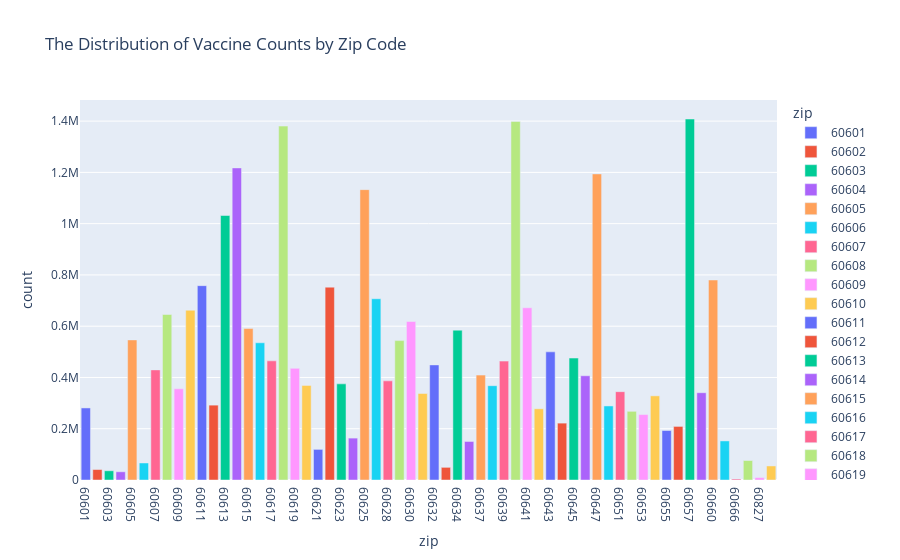

The notebook cell this image was saved under:
### Code cell
df1=df.groupby('zip')['count'].sum().reset_index()
fig=px.bar(df1, x='zip', y='count', color='zip', title='The Distribution of Vaccine Counts by Zip Code')
fig.show()

### Figure 1 — Plotly figure (JSON) as saved in the notebook; plotly's stock layout.template omitted (floating-point values rounded to 4 significant figures)
{"data": [{"alignmentgroup": "True", "hovertemplate": "zip=%{x}<br>count=%{y}<extra></extra>", "legendgroup": "60601", "marker": {"color": "#636efa", "pattern": {"shape": ""}}, "name": "60601", "offsetgroup": "60601", "orientation": "v", "showlegend": true, "textposition": "auto", "type": "bar", "x": ["60601"], "xaxis": "x", "y": [281095], "yaxis": "y"}, {"alignmentgroup": "True", "hovertemplate": "zip=%{x}<br>count=%{y}<extra></extra>", "legendgroup": "60602", "marker": {"color": "#EF553B", "pattern": {"shape": ""}}, "name": "60602", "offsetgroup": "60602", "orientation": "v", "showlegend": true, "textposition": "auto", "type": "bar", "x": ["60602"], "xaxis": "x", "y": [40884], "yaxis": "y"}, {"alignmentgroup": "True", "hovertemplate": "zip=%{x}<br>count=%{y}<extra></extra>", "legendgroup": "60603", "marker": {"color": "#00cc96", "pattern": {"shape": ""}}, "name": "60603", "offsetgroup": "60603", "orientation": "v", "showlegend": true, "textposition": "auto", "type": "bar", "x": ["60603"], "xaxis": "x", "y": [36062], "yaxis": "y"}, {"alignmentgroup": "True", "hovertemplate": "zip=%{x}<br>count=%{y}<extra></extra>", "legendgroup": "60604", "marker": {"color": "#ab63fa", "pattern": {"shape": ""}}, "name": "60604", "offsetgroup": "60604", "orientation": "v", "showlegend": true, "textposition": "auto", "type": "bar", "x": ["60604"], "xaxis": "x", "y": [32121], "yaxis": "y"}, {"alignmentgroup": "True", "hovertemplate": "zip=%{x}<br>count=%{y}<extra></extra>", "legendgroup": "60605", "marker": {"color": "#FFA15A", "pattern": {"shape": ""}}, "name": "60605", "offsetgroup": "60605", "orientation": "v", "showlegend": true, "textposition": "auto", "type": "bar", "x": ["60605"], "xaxis": "x", "y": [546475], "yaxis": "y"}, {"alignmentgroup": "True", "hovertemplate": "zip=%{x}<br>count=%{y}<extra></extra>", "legendgroup": "60606", "marker": {"color": "#19d3f3", "pattern": {"shape": ""}}, "name": "60606", "offsetgroup": "60606", "orientation": "v", "showlegend": true, "textposition": "auto", "type": "bar", "x": ["60606"], "xaxis": "x", "y": [66422], "yaxis": "y"}, {"alignmentgroup": "True", "hovertemplate": "zip=%{x}<br>count=%{y}<extra></extra>", "legendgroup": "60607", "marker": {"color": "#FF6692", "pattern": {"shape": ""}}, "name": "60607", "offsetgroup": "60607", "orientation": "v", "showlegend": true, "textposition": "auto", "type": "bar", "x": ["60607"], "xaxis": "x", "y": [429567], "yaxis": "y"}, {"alignmentgroup": "True", "hovertemplate": "zip=%{x}<br>count=%{y}<extra></extra>", "legendgroup": "60608", "marker": {"color": "#B6E880", "pattern": {"shape": ""}}, "name": "60608", "offsetgroup": "60608", "orientation": "v", "showlegend": true, "textposition": "auto", "type": "bar", "x": ["60608"], "xaxis": "x", "y": [645616], "yaxis": "y"}, {"alignmentgroup": "True", "hovertemplate": "zip=%{x}<br>count=%{y}<extra></extra>", "legendgroup": "60609", "marker": {"color": "#FF97FF", "pattern": {"shape": ""}}, "name": "60609", "offsetgroup": "60609", "orientation": "v", "showlegend": true, "textposition": "auto", "type": "bar", "x": ["60609"], "xaxis": "x", "y": [355733], "yaxis": "y"}, {"alignmentgroup": "True", "hovertemplate": "zip=%{x}<br>count=%{y}<extra></extra>", "legendgroup": "60610", "marker": {"color": "#FECB52", "pattern": {"shape": ""}}, "name": "60610", "offsetgroup": "60610", "orientation": "v", "showlegend": true, "textposition": "auto", "type": "bar", "x": ["60610"], "xaxis": "x", "y": [662261], "yaxis": "y"}, {"alignmentgroup": "True", "hovertemplate": "zip=%{x}<br>count=%{y}<extra></extra>", "legendgroup": "60611", "marker": {"color": "#636efa", "pattern": {"shape": ""}}, "name": "60611", "offsetgroup": "60611", "orientation": "v", "showlegend": true, "textposition": "auto", "type": "bar", "x": ["60611"], "xaxis": "x", "y": [758124], "yaxis": "y"}, {"alignmentgroup": "True", "hovertemplate": "zip=%{x}<br>count=%{y}<extra></extra>", "legendgroup": "60612", "marker": {"color": "#EF553B", "pattern": {"shape": ""}}, "name": "60612", "offsetgroup": "60612", "orientation": "v", "showlegend": true, "textposition": "auto", "type": "bar", "x": ["60612"], "xaxis": "x", "y": [292045], "yaxis": "y"}, {"alignmentgroup": "True", "hovertemplate": "zip=%{x}<br>count=%{y}<extra></extra>", "legendgroup": "60613", "marker": {"color": "#00cc96", "pattern": {"shape": ""}}, "name": "60613", "offsetgroup": "60613", "orientation": "v", "showlegend": true, "textposition": "auto", "type": "bar", "x": ["60613"], "xaxis": "x", "y": [1031824], "yaxis": "y"}, {"alignmentgroup": "True", "hovertemplate": "zip=%{x}<br>count=%{y}<extra></extra>", "legendgroup": "60614", "marker": {"color": "#ab63fa", "pattern": {"shape": ""}}, "name": "60614", "offsetgroup": "60614", "orientation": "v", "showlegend": true, "textposition": "auto", "type": "bar", "x": ["60614"], "xaxis": "x", "y": [1217450], "yaxis": "y"}, {"alignmentgroup": "True", "hovertemplate": "zip=%{x}<br>count=%{y}<extra></extra>", "legendgroup": "60615", "marker": {"color": "#FFA15A", "pattern": {"shape": ""}}, "name": "60615", "offsetgroup": "60615", "orientation": "v", "showlegend": true, "textposition": "auto", "type": "bar", "x": ["60615"], "xaxis": "x", "y": [590753], "yaxis": "y"}, {"alignmentgroup": "True", "hovertemplate": "zip=%{x}<br>count=%{y}<extra></extra>", "legendgroup": "60616", "marker": {"color": "#19d3f3", "pattern": {"shape": ""}}, "name": "60616", "offsetgroup": "60616", "orientation": "v", "showlegend": true, "textposition": "auto", "type": "bar", "x": ["60616"], "xaxis": "x", "y": [535321], "yaxis": "y"}, {"alignmentgroup": "True", "hovertemplate": "zip=%{x}<br>count=%{y}<extra></extra>", "legendgroup": "60617", "marker": {"color": "#FF6692", "pattern": {"shape": ""}}, "name": "60617", "offsetgroup": "60617", "orientation": "v", "showlegend": true, "textposition": "auto", "type": "bar", "x": ["60617"], "xaxis": "x", "y": [464803], "yaxis": "y"}, {"alignmentgroup": "True", "hovertemplate": "zip=%{x}<br>count=%{y}<extra></extra>", "legendgroup": "60618", "marker": {"color": "#B6E880", "pattern": {"shape": ""}}, "name": "60618", "offsetgroup": "60618", "orientation": "v", "showlegend": true, "textposition": "auto", "type": "bar", "x": ["60618"], "xaxis": "x", "y": [1380679], "yaxis": "y"}, {"alignmentgroup": "True", "hovertemplate": "zip=%{x}<br>count=%{y}<extra></extra>", "legendgroup": "60619", "marker": {"color": "#FF97FF", "pattern": {"shape": ""}}, "name": "60619", "offsetgroup": "60619", "orientation": "v", "showlegend": true, "textposition": "auto", "type": "bar", "x": ["60619"], "xaxis": "x", "y": [435451], "yaxis": "y"}, {"alignmentgroup": "True", "hovertemplate": "zip=%{x}<br>count=%{y}<extra></extra>", "legendgroup": "60620", "marker": {"color": "#FECB52", "pattern": {"shape": ""}}, "name": "60620", "offsetgroup": "60620", "orientation": "v", "showlegend": true, "textposition": "auto", "type": "bar", "x": ["60620"], "xaxis": "x", "y": [369126], "yaxis": "y"}, {"alignmentgroup": "True", "hovertemplate": "zip=%{x}<br>count=%{y}<extra></extra>", "legendgroup": "60621", "marker": {"color": "#636efa", "pattern": {"shape": ""}}, "name": "60621", "offsetgroup": "60621", "orientation": "v", "showlegend": true, "textposition": "auto", "type": "bar", "x": ["60621"], "xaxis": "x", "y": [119459], "yaxis": "y"}, {"alignmentgroup": "True", "hovertemplate": "zip=%{x}<br>count=%{y}<extra></extra>", "legendgroup": "60622", "marker": {"color": "#EF553B", "pattern": {"shape": ""}}, "name": "60622", "offsetgroup": "60622", "orientation": "v", "showlegend": true, "textposition": "auto", "type": "bar", "x": ["60622"], "xaxis": "x", "y": [752245], "yaxis": "y"}, {"alignmentgroup": "True", "hovertemplate": "zip=%{x}<br>count=%{y}<extra></extra>", "legendgroup": "60623", "marker": {"color": "#00cc96", "pattern": {"shape": ""}}, "name": "60623", "offsetgroup": "60623", "orientation": "v", "showlegend": true, "textposition": "auto", "type": "bar", "x": ["60623"], "xaxis": "x", "y": [375040], "yaxis": "y"}, {"alignmentgroup": "True", "hovertemplate": "zip=%{x}<br>count=%{y}<extra></extra>", "legendgroup": "60624", "marker": {"color": "#ab63fa", "pattern": {"shape": ""}}, "name": "60624", "offsetgroup": "60624", "orientation": "v", "showlegend": true, "textposition": "auto", "type": "bar", "x": ["60624"], "xaxis": "x", "y": [163470], "yaxis": "y"}, {"alignmentgroup": "True", "hovertemplate": "zip=%{x}<br>count=%{y}<extra></extra>", "legendgroup": "60625", "marker": {"color": "#FFA15A", "pattern": {"shape": ""}}, "name": "60625", "offsetgroup": "60625", "orientation": "v", "showlegend": true, "textposition": "auto", "type": "bar", "x": ["60625"], "xaxis": "x", "y": [1132699], "yaxis": "y"}, {"alignmentgroup": "True", "hovertemplate": "zip=%{x}<br>count=%{y}<extra></extra>", "legendgroup": "60626", "marker": {"color": "#19d3f3", "pattern": {"shape": ""}}, "name": "60626", "offsetgroup": "60626", "orientation": "v", "showlegend": true, "textposition": "auto", "type": "bar", "x": ["60626"], "xaxis": "x", "y": [707090], "yaxis": "y"}, {"alignmentgroup": "True", "hovertemplate": "zip=%{x}<br>count=%{y}<extra></extra>", "legendgroup": "60628", "marker": {"color": "#FF6692", "pattern": {"shape": ""}}, "name": "60628", "offsetgroup": "60628", "orientation": "v", "showlegend": true, "textposition": "auto", "type": "bar", "x": ["60628"], "xaxis": "x", "y": [386726], "yaxis": "y"}, {"alignmentgroup": "True", "hovertemplate": "zip=%{x}<br>count=%{y}<extra></extra>", "legendgroup": "60629", "marker": {"color": "#B6E880", "pattern": {"shape": ""}}, "name": "60629", "offsetgroup": "60629", "orientation": "v", "showlegend": true, "textposition": "auto", "type": "bar", "x": ["60629"], "xaxis": "x", "y": [543788], "yaxis": "y"}, {"alignmentgroup": "True", "hovertemplate": "zip=%{x}<br>count=%{y}<extra></extra>", "legendgroup": "60630", "marker": {"color": "#FF97FF", "pattern": {"shape": ""}}, "name": "60630", "offsetgroup": "60630", "orientation": "v", "showlegend": true, "textposition": "auto", "type": "bar", "x": ["60630"], "xaxis": "x", "y": [618356], "yaxis": "y"}, {"alignmentgroup": "True", "hovertemplate": "zip=%{x}<br>count=%{y}<extra></extra>", "legendgroup": "60631", "marker": {"color": "#FECB52", "pattern": {"shape": ""}}, "name": "60631", "offsetgroup": "60631", "orientation": "v", "showlegend": true, "textposition": "auto", "type": "bar", "x": ["60631"], "xaxis": "x", "y": [337479], "yaxis": "y"}, {"alignmentgroup": "True", "hovertemplate": "zip=%{x}<br>count=%{y}<extra></extra>", "legendgroup": "60632", "marker": {"color": "#636efa", "pattern": {"shape": ""}}, "name": "60632", "offsetgroup": "60632", "orientation": "v", "showlegend": true, "textposition": "auto", "type": "bar", "x": ["60632"], "xaxis": "x", "y": [449018], "yaxis": "y"}, {"alignmentgroup": "True", "hovertemplate": "zip=%{x}<br>count=%{y}<extra></extra>", "legendgroup": "60633", "marker": {"color": "#EF553B", "pattern": {"shape": ""}}, "name": "60633", "offsetgroup": "60633", "orientation": "v", "showlegend": true, "textposition": "auto", "type": "bar", "x": ["60633"], "xaxis": "x", "y": [49389], "yaxis": "y"}, {"alignmentgroup": "True", "hovertemplate": "zip=%{x}<br>count=%{y}<extra></extra>", "legendgroup": "60634", "marker": {"color": "#00cc96", "pattern": {"shape": ""}}, "name": "60634", "offsetgroup": "60634", "orientation": "v", "showlegend": true, "textposition": "auto", "type": "bar", "x": ["60634"], "xaxis": "x", "y": [584566], "yaxis": "y"}, {"alignmentgroup": "True", "hovertemplate": "zip=%{x}<br>count=%{y}<extra></extra>", "legendgroup": "60636", "marker": {"color": "#ab63fa", "pattern": {"shape": ""}}, "name": "60636", "offsetgroup": "60636", "orientation": "v", "showlegend": true, "textposition": "auto", "type": "bar", "x": ["60636"], "xaxis": "x", "y": [150265], "yaxis": "y"}, {"alignmentgroup": "True", "hovertemplate": "zip=%{x}<br>count=%{y}<extra></extra>", "legendgroup": "60637", "marker": {"color": "#FFA15A", "pattern": {"shape": ""}}, "name": "60637", "offsetgroup": "60637", "orientation": "v", "showlegend": true, "textposition": "auto", "type": "bar", "x": ["60637"], "xaxis": "x", "y": [409199], "yaxis": "y"}, {"alignmentgroup": "True", "hovertemplate": "zip=%{x}<br>count=%{y}<extra></extra>", "legendgroup": "60638", "marker": {"color": "#19d3f3", "pattern": {"shape": ""}}, "name": "60638", "offsetgroup": "60638", "orientation": "v", "showlegend": true, "textposition": "auto", "type": "bar", "x": ["60638"], "xaxis": "x", "y": [367847], "yaxis": "y"}, {"alignmentgroup": "True", "hovertemplate": "zip=%{x}<br>count=%{y}<extra></extra>", "legendgroup": "60639", "marker": {"color": "#FF6692", "pattern": {"shape": ""}}, "name": "60639", "offsetgroup": "60639", "orientation": "v", "showlegend": true, "textposition": "auto", "type": "bar", "x": ["60639"], "xaxis": "x", "y": [463789], "yaxis": "y"}, {"alignmentgroup": "True", "hovertemplate": "zip=%{x}<br>count=%{y}<extra></extra>", "legendgroup": "60640", "marker": {"color": "#B6E880", "pattern": {"shape": ""}}, "name": "60640", "offsetgroup": "60640", "orientation": "v", "showlegend": true, "textposition": "auto", "type": "bar", "x": ["60640"], "xaxis": "x", "y": [1398616], "yaxis": "y"}, {"alignmentgroup": "True", "hovertemplate": "zip=%{x}<br>count=%{y}<extra></extra>", "legendgroup": "60641", "marker": {"color": "#FF97FF", "pattern": {"shape": ""}}, "name": "60641", "offsetgroup": "60641", "orientation": "v", "showlegend": true, "textposition": "auto", "type": "bar", "x": ["60641"], "xaxis": "x", "y": [671835], "yaxis": "y"}, {"alignmentgroup": "True", "hovertemplate": "zip=%{x}<br>count=%{y}<extra></extra>", "legendgroup": "60642", "marker": {"color": "#FECB52", "pattern": {"shape": ""}}, "name": "60642", "offsetgroup": "60642", "orientation": "v", "showlegend": true, "textposition": "auto", "type": "bar", "x": ["60642"], "xaxis": "x", "y": [277792], "yaxis": "y"}, {"alignmentgroup": "True", "hovertemplate": "zip=%{x}<br>count=%{y}<extra></extra>", "legendgroup": "60643", "marker": {"color": "#636efa", "pattern": {"shape": ""}}, "name": "60643", "offsetgroup": "60643", "orientation": "v", "showlegend": true, "textposition": "auto", "type": "bar", "x": ["60643"], "xaxis": "x", "y": [499905], "yaxis": "y"}, {"alignmentgroup": "True", "hovertemplate": "zip=%{x}<br>count=%{y}<extra></extra>", "legendgroup": "60644", "marker": {"color": "#EF553B", "pattern": {"shape": ""}}, "name": "60644", "offsetgroup": "60644", "orientation": "v", "showlegend": true, "textposition": "auto", "type": "bar", "x": ["60644"], "xaxis": "x", "y": [221906], "yaxis": "y"}, {"alignmentgroup": "True", "hovertemplate": "zip=%{x}<br>count=%{y}<extra></extra>", "legendgroup": "60645", "marker": {"color": "#00cc96", "pattern": {"shape": ""}}, "name": "60645", "offsetgroup": "60645", "orientation": "v", "showlegend": true, "textposition": "auto", "type": "bar", "x": ["60645"], "xaxis": "x", "y": [475703], "yaxis": "y"}, {"alignmentgroup": "True", "hovertemplate": "zip=%{x}<br>count=%{y}<extra></extra>", "legendgroup": "60646", "marker": {"color": "#ab63fa", "pattern": {"shape": ""}}, "name": "60646", "offsetgroup": "60646", "orientation": "v", "showlegend": true, "textposition": "auto", "type": "bar", "x": ["60646"], "xaxis": "x", "y": [406591], "yaxis": "y"}, {"alignmentgroup": "True", "hovertemplate": "zip=%{x}<br>count=%{y}<extra></extra>", "legendgroup": "60647", "marker": {"color": "#FFA15A", "pattern": {"shape": ""}}, "name": "60647", "offsetgroup": "60647", "orientation": "v", "showlegend": true, "textposition": "auto", "type": "bar", "x": ["60647"], "xaxis": "x", "y": [1194063], "yaxis": "y"}, {"alignmentgroup": "True", "hovertemplate": "zip=%{x}<br>count=%{y}<extra></extra>", "legendgroup": "60649", "marker": {"color": "#19d3f3", "pattern": {"shape": ""}}, "name": "60649", "offsetgroup": "60649", "orientation": "v", "showlegend": true, "textposition": "auto", "type": "bar", "x": ["60649"], "xaxis": "x", "y": [288891], "yaxis": "y"}, {"alignmentgroup": "True", "hovertemplate": "zip=%{x}<br>count=%{y}<extra></extra>", "legendgroup": "60651", "marker": {"color": "#FF6692", "pattern": {"shape": ""}}, "name": "60651", "offsetgroup": "60651", "orientation": "v", "showlegend": true, "textposition": "auto", "type": "bar", "x": ["60651"], "xaxis": "x", "y": [344578], "yaxis": "y"}, {"alignmentgroup": "True", "hovertemplate": "zip=%{x}<br>count=%{y}<extra></extra>", "legendgroup": "60652", "marker": {"color": "#B6E880", "pattern": {"shape": ""}}, "name": "60652", "offsetgroup": "60652", "orientation": "v", "showlegend": true, "textposition": "auto", "type": "bar", "x": ["60652"], "xaxis": "x", "y": [267959], "yaxis": "y"}, {"alignmentgroup": "True", "hovertemplate": "zip=%{x}<br>count=%{y}<extra></extra>", "legendgroup": "60653", "marker": {"color": "#FF97FF", "pattern": {"shape": ""}}, "name": "60653", "offsetgroup": "60653", "orientation": "v", "showlegend": true, "textposition": "auto", "type": "bar", "x": ["60653"], "xaxis": "x", "y": [255347], "yaxis": "y"}, {"alignmentgroup": "True", "hovertemplate": "zip=%{x}<br>count=%{y}<extra></extra>", "legendgroup": "60654", "marker": {"color": "#FECB52", "pattern": {"shape": ""}}, "name": "60654", "offsetgroup": "60654", "orientation": "v", "showlegend": true, "textposition": "auto", "type": "bar", "x": ["60654"], "xaxis": "x", "y": [328271], "yaxis": "y"}, {"alignmentgroup": "True", "hovertemplate": "zip=%{x}<br>count=%{y}<extra></extra>", "legendgroup": "60655", "marker": {"color": "#636efa", "pattern": {"shape": ""}}, "name": "60655", "offsetgroup": "60655", "orientation": "v", "showlegend": true, "textposition": "auto", "type": "bar", "x": ["60655"], "xaxis": "x", "y": [193011], "yaxis": "y"}, {"alignmentgroup": "True", "hovertemplate": "zip=%{x}<br>count=%{y}<extra></extra>", "legendgroup": "60656", "marker": {"color": "#EF553B", "pattern": {"shape": ""}}, "name": "60656", "offsetgroup": "60656", "orientation": "v", "showlegend": true, "textposition": "auto", "type": "bar", "x": ["60656"], "xaxis": "x", "y": [209026], "yaxis": "y"}, {"alignmentgroup": "True", "hovertemplate": "zip=%{x}<br>count=%{y}<extra></extra>", "legendgroup": "60657", "marker": {"color": "#00cc96", "pattern": {"shape": ""}}, "name": "60657", "offsetgroup": "60657", "orientation": "v", "showlegend": true, "textposition": "auto", "type": "bar", "x": ["60657"], "xaxis": "x", "y": [1408250], "yaxis": "y"}, {"alignmentgroup": "True", "hovertemplate": "zip=%{x}<br>count=%{y}<extra></extra>", "legendgroup": "60659", "marker": {"color": "#ab63fa", "pattern": {"shape": ""}}, "name": "60659", "offsetgroup": "60659", "orientation": "v", "showlegend": true, "textposition": "auto", "type": "bar", "x": ["60659"], "xaxis": "x", "y": [340525], "yaxis": "y"}, {"alignmentgroup": "True", "hovertemplate": "zip=%{x}<br>count=%{y}<extra></extra>", "legendgroup": "60660", "marker": {"color": "#FFA15A", "pattern": {"shape": ""}}, "name": "60660", "offsetgroup": "60660", "orientation": "v", "showlegend": true, "textposition": "auto", "type": "bar", "x": ["60660"], "xaxis": "x", "y": [780157], "yaxis": "y"}, {"alignmentgroup": "True", "hovertemplate": "zip=%{x}<br>count=%{y}<extra></extra>", "legendgroup": "60661", "marker": {"color": "#19d3f3", "pattern": {"shape": ""}}, "name": "60661", "offsetgroup": "60661", "orientation": "v", "showlegend": true, "textposition": "auto", "type": "bar", "x": ["60661"], "xaxis": "x", "y": [152458], "yaxis": "y"}, {"alignmentgroup": "True", "hovertemplate": "zip=%{x}<br>count=%{y}<extra></extra>", "legendgroup": "60666", "marker": {"color": "#FF6692", "pattern": {"shape": ""}}, "name": "60666", "offsetgroup": "60666", "orientation": "v", "showlegend": true, "textposition": "auto", "type": "bar", "x": ["60666"], "xaxis": "x", "y": [3943], "yaxis": "y"}, {"alignmentgroup": "True", "hovertemplate": "zip=%{x}<br>count=%{y}<extra></extra>", "legendgroup": "60707", "marker": {"color": "#B6E880", "pattern": {"shape": ""}}, "name": "60707", "offsetgroup": "60707", "orientation": "v", "showlegend": true, "textposition": "auto", "type": "bar", "x": ["60707"], "xaxis": "x", "y": [76072], "yaxis": "y"}, {"alignmentgroup": "True", "hovertemplate": "zip=%{x}<br>count=%{y}<extra></extra>", "legendgroup": "60827", "marker": {"color": "#FF97FF", "pattern": {"shape": ""}}, "name": "60827", "offsetgroup": "60827", "orientation": "v", "showlegend": true, "textposition": "auto", "type": "bar", "x": ["60827"], "xaxis": "x", "y": [9397], "yaxis": "y"}, {"alignmentgroup": "True", "hovertemplate": "zip=%{x}<br>count=%{y}<extra></extra>", "legendgroup": "Unknown", "marker": {"color": "#FECB52", "pattern": {"shape": ""}}, "name": "Unknown", "offsetgroup": "Unknown", "orientation": "v", "showlegend": true, "textposition": "auto", "type": "bar", "x": ["Unknown"], "xaxis": "x", "y": [54762], "yaxis": "y"}], "layout": {"barmode": "relative", "legend": {"title": {"text": "zip"}, "tracegroupgap": 0}, "title": {"text": "The Distribution of Vaccine Counts by Zip Code"}, "xaxis": {"anchor": "y", "categoryarray": ["60601", "60602", "60603", "60604", "60605", "60606", "60607", "60608", "60609", "60610", "60611", "60612", "60613", "60614", "60615", "60616", "60617", "60618", "60619", "60620", "60621", "60622", "60623", "60624", "60625", "60626", "60628", "60629", "60630", "60631", "60632", "60633", "60634", "60636", "60637", "60638", "60639", "60640", "60641", "60642", "60643", "60644", "60645", "60646", "60647", "60649", "60651", "60652", "60653", "60654", "60655", "60656", "60657", "60659", "60660", "60661", "60666", "60707", "60827", "Unknown"], "categoryorder": "array", "domain": [0, 1], "title": {"text": "zip"}}, "yaxis": {"anchor": "x", "domain": [0, 1], "title": {"text": "count"}}}}
